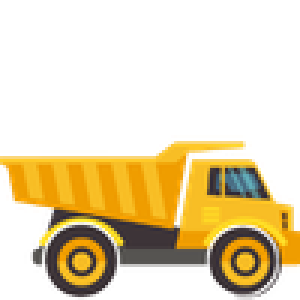
#> input picture rpi5/commencement/construction/truck.png, 100 x 100 px (shown 3 times larger)
$ python construction-slideshow.py
#> lines starting #> are read from the running program, lines starting #| are printed output that depends on the picture
#!/usr/bin/python3
import sys
import tty
import termios
import csv
import math
import threading
import time
import numpy as np
import PIL.Image as Image
import PIL.ImageDraw as ImageDraw
import PIL.ImageFont as ImageFont
import adafruit_blinka_raspberry_pi5_piomatter as piomatter

WIDTH        = 256
HEIGHT       = 128
N_ADDR_LINES = 4
N_LANES      = 4

FONT_PATH     = "/usr/share/fonts/truetype/dejavu/DejaVuSans-Bold.ttf"
FONT_PATH_REG = "/usr/share/fonts/truetype/dejavu/DejaVuSans.ttf"

OVERLAY_DIR   = "construction"
N_IMAGES      = 15

TRUCK_PATH    = "construction/truck.png"
TRUCK_HEIGHT  = 75       # pixels tall on display
TRUCK_SPEED   = 1         # pixels per frame
TRUCK_FPS     = 30        # animation frames per second

FINAL_SENTINEL = "__FINAL__"

WHITE = (255, 255, 255)
BLACK = (0,   0,   0)

TALL_REF = "ABCDEFGHIJKLMNOPQRSTUVWXYZabcdefghijklmnopqrstuvwxyz"


def load_names(path):
    names = []
    with open(path, newline='') as f:
        reader = csv.DictReader(f)
        for row in reader:
            first = row['First Name'].strip()
            last  = row['Last Name'].strip()
            names.append(f"{first} {last}")
    return names


def assign_overlays(n_names, n_images):
    names_per_image = n_names // n_images
    no_image_count  = n_names - n_images * names_per_image
    assignments = [None] * no_image_count
    for img_idx in range(1, n_images + 1):
        assignments.extend([img_idx] * names_per_image)
    assignments.append(None)  # final slide
    return assignments


def fit_font_size(names, font_path, max_width, max_size=28, min_size=8):
    dummy = Image.new("RGB", (max_width, 10))
    draw  = ImageDraw.Draw(dummy)
    real_names = [n for n in names if n != FINAL_SENTINEL]
    for size in range(max_size, min_size - 1, -1):
        font = ImageFont.truetype(font_path, size)
        if all(draw.textbbox((0, 0), n, font=font)[2] <= max_width - 4 for n in real_names):
            return size
    return min_size


def get_line_height(font):
    dummy = Image.new("RGB", (256, 64))
    draw  = ImageDraw.Draw(dummy)
    bbox  = draw.textbbox((0, 0), TALL_REF, font=font)
    return bbox[3] - bbox[1]


def compute_y_positions(name_font_size, padding=10):
    font_congrats = ImageFont.truetype(FONT_PATH,     22)
    font_name     = ImageFont.truetype(FONT_PATH,     name_font_size)
    font_class    = ImageFont.truetype(FONT_PATH_REG, 16)

    heights = [
        get_line_height(font_congrats),
        get_line_height(font_name),
        get_line_height(font_class),
    ]

    total_h = sum(heights) + padding * (len(heights) - 1)
    y_start = (HEIGHT - total_h) // 2

    y_positions = []
    y = y_start
    for h in heights:
        y_positions.append(y)
        y += h + padding

    return y_positions


def load_overlay(path, width, height):
    overlay = Image.open(path).convert("RGBA").resize((width, height))
    r, g, b, a = overlay.split()
    return Image.merge("RGBA", (b, g, r, a))


def load_all_overlays(overlay_dir, n_images, width, height):
    overlays = {}
    for i in range(1, n_images + 1):
        path = f"{overlay_dir}/{i}.png"
        try:
            overlays[i] = load_overlay(path, width, height)
        except FileNotFoundError:
            print(f"Warning: overlay not found: {path}")
            overlays[i] = None
    return overlays


def load_truck(path, height):
    img = Image.open(path).convert("RGBA")
    ratio = img.width / img.height
    w = int(height * ratio)
    img = img.resize((w, height))
    r, g, b, a = img.split()
    return Image.merge("RGBA", (b, g, r, a))


# [63 lines left out: functions reorder_rows, render_base_slide, composite_truck, not called in this run]


def finalize(img):
    arr = reorder_rows(np.asarray(img).copy())
    return np.ascontiguousarray(np.flipud(np.fliplr(arr))).copy()


def build_map(width, height, n_addr_lines, serpentine, row_offset=0):
    panel_height      = 2 << n_addr_lines
    half_panel_height = 1 << n_addr_lines
    v_panels          = height // panel_height
    pixels_across     = width * v_panels
    result = []
    for i in range(half_panel_height):
        for j in range(pixels_across):
            panel_no  = j // width
            panel_idx = j % width
            if serpentine and panel_no % 2:
                x  = width - panel_idx - 1
                y0 = (panel_no + 1) * panel_height - i - 1
                y1 = (panel_no + 1) * panel_height - i - half_panel_height - 1
            else:
                x  = panel_idx
                y0 = panel_no * panel_height + i
                y1 = panel_no * panel_height + i + half_panel_height
            result.append(x + width * (y0 + row_offset))
            result.append(x + width * (y1 + row_offset))
    return result, pixels_across


def combine_maps(m1, m2, pixels_across):
    result = []
    for addr in range(16):
        for x in range(pixels_across):
            idx = addr * pixels_across * 2 + x * 2
            result.append(m1[idx])
            result.append(m1[idx + 1])
            result.append(m2[idx])
            result.append(m2[idx + 1])
    return result


def main():
    names = load_names("names.csv")
#> (reads rpi5/commencement/names.csv from the repository)
    if not names:
        print("No names found in names.csv")
        sys.exit(1)

    names.append(FINAL_SENTINEL)
    n_real = len(names) - 1
    print(f"Loaded {n_real} names + final slide.")

    # truck appears on second half of name slides
    truck_start_index = n_real // 2

    name_font_size = fit_font_size(names, FONT_PATH, WIDTH)
    print(f"Using font size {name_font_size} for names.")

    y_positions = compute_y_positions(name_font_size)
#> in get_line_height, `dummy = Image.new("RGB", (256, 64))`: dummy: PIL image 256x64 RGB; every value is 0
#> in get_line_height, `bbox  = draw.textbbox((0, 0), TALL_REF, font=font)`: bbox = (0, 4, 796, 26)
#> in compute_y_positions, `heights = [ get_line_height(font_congrats), get_line_height(font_name)..`: heights = [22, 18, 15]
#> in compute_y_positions, `total_h = sum(heights) + padding * (len(heights) - 1)`: total_h = 75
#> in compute_y_positions, `y_start = (HEIGHT - total_h) // 2`: y_start = 26
#> the loop in compute_y_positions, `for h in heights:` made 3 passes
#> (h, y) on passes 1 to 3: (22, 58), (18, 86), (15, 111)
#> after the loop in compute_y_positions, `for h in heights:`: y = 111; y_positions = [26, 58, 86]
#> y_positions = [26, 58, 86]
    assignments = assign_overlays(n_real, N_IMAGES)
    overlays    = load_all_overlays(OVERLAY_DIR, N_IMAGES, WIDTH, HEIGHT)
#> overlays = 15 items
    truck_img   = load_truck(TRUCK_PATH, TRUCK_HEIGHT)
#> in load_truck, img is the input picture: PIL image 100x100 RGBA; mean R, G, B, A 75.3, 58.5, 19, 89.2
#> in load_truck, `img = img.resize((w, height))`:
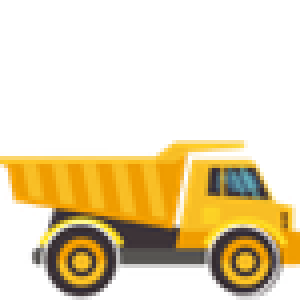
#> img: PIL image 75x75 RGBA (shown 4 times larger); mean R, G, B, A 76.9, 59.9, 19, 89.3; transparent parts drawn white
#> in load_truck, `r, g, b, a = img.split()`:
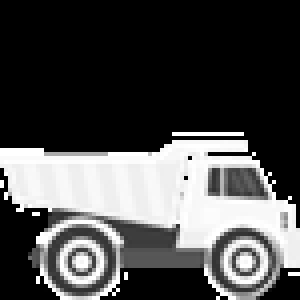
#> r: PIL image 75x75 L (shown 4 times larger); min 0, max 255, mean 76.9
#> in load_truck, `r, g, b, a = img.split()`:
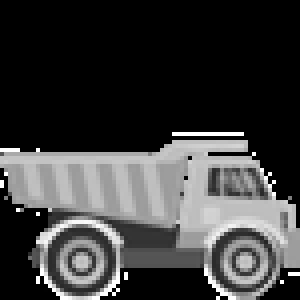
#> g: PIL image 75x75 L (shown 4 times larger); min 0, max 255, mean 59.9
#> in load_truck, `r, g, b, a = img.split()`:
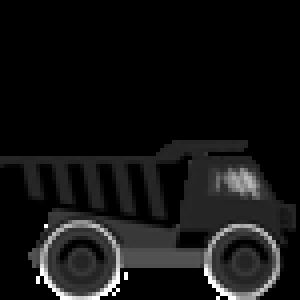
#> b: PIL image 75x75 L (shown 4 times larger); min 0, max 255, mean 19
#> in load_truck, `r, g, b, a = img.split()`:
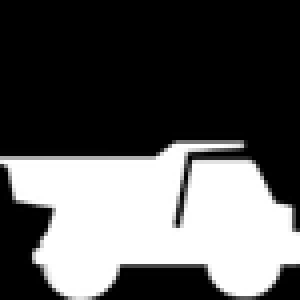
#> a: PIL image 75x75 L (shown 4 times larger); min 0, max 255, mean 89.3
#> in load_truck, `return Image.merge("RGBA", (b, g, r, a))`:
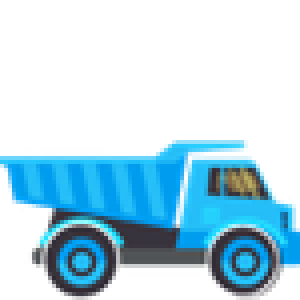
#> returned value: PIL image 75x75 RGBA (shown 4 times larger); mean R, G, B, A 19, 59.9, 76.9, 89.3; transparent parts drawn white

    no_img = assignments[:n_real].count(None)
    print(f"Overlay assignment: {no_img} names with no image, {n_real - no_img} with images.")
    print(f"Truck appears from slide {truck_start_index + 1} onward.")

    m1, pixels_across = build_map(WIDTH, 64, N_ADDR_LINES, serpentine=True, row_offset=64)
    m2, _             = build_map(WIDTH, 64, N_ADDR_LINES, serpentine=True, row_offset=0)
    pixelmap          = combine_maps(m2, m1, pixels_across)

    geometry = piomatter.Geometry(
        width=WIDTH,
        height=HEIGHT,
        n_addr_lines=N_ADDR_LINES,
        map=pixelmap,
        n_lanes=N_LANES,
        n_planes=4,
        n_temporal_planes=2,
    )

    # shared state
    state = {
        "index":       0,
        "truck_x":     -truck_img.width,
        "base_canvas": None,
        "show_truck":  False,
        "running":     True,
    }
    lock = threading.Lock()

    # [4 lines left out: function get_base, not called in this run]

    # init
    state["base_canvas"] = get_base(0)
    state["show_truck"]  = (0 >= truck_start_index and names[0] != FINAL_SENTINEL)

    framebuffer = finalize(state["base_canvas"])

    matrix = piomatter.PioMatter(
        colorspace=piomatter.Colorspace.RGB888Packed,
        pinout=piomatter.Pinout.Active3,
        framebuffer=framebuffer,
        geometry=geometry,
    )
    matrix.show()

    # [29 lines left out: functions show, animation_loop, not called in this run]

    anim_thread = threading.Thread(target=animation_loop, daemon=True)
    anim_thread.start()

    show(0)

    fd  = sys.stdin.fileno()
    old = termios.tcgetattr(fd)

    index = 0

    try:
        tty.setraw(fd)
        while True:
            ch   = sys.stdin.read(1)
            code = ord(ch)

            if code == 27:
                seq = sys.stdin.read(2)

                if seq == '[6':
                    sys.stdin.read(1)
                    index = (index + 1) % len(names)
                    show(index)

                elif seq == '[5':
                    sys.stdin.read(1)
                    index = (index - 1) % len(names)
                    show(index)

                elif seq == '[C':
                    index = (index + 1) % len(names)
                    show(index)

                elif seq == '[D':
                    index = (index - 1) % len(names)
                    show(index)

            elif code == 46:
                index = 0
                show(index)

            elif code == 3:
                break

    finally:
        state["running"] = False
        termios.tcsetattr(fd, termios.TCSADRAIN, old)
        print("\nDone.")


if __name__ == "__main__":
    main()
#> (the call stopped at in main, `geometry = piomatter.Geometry( width=WIDTH, height=HEIGHT, n_addr_line..`: adafruit_blinka_raspberry_pi5_piomatter is not available in this run)
